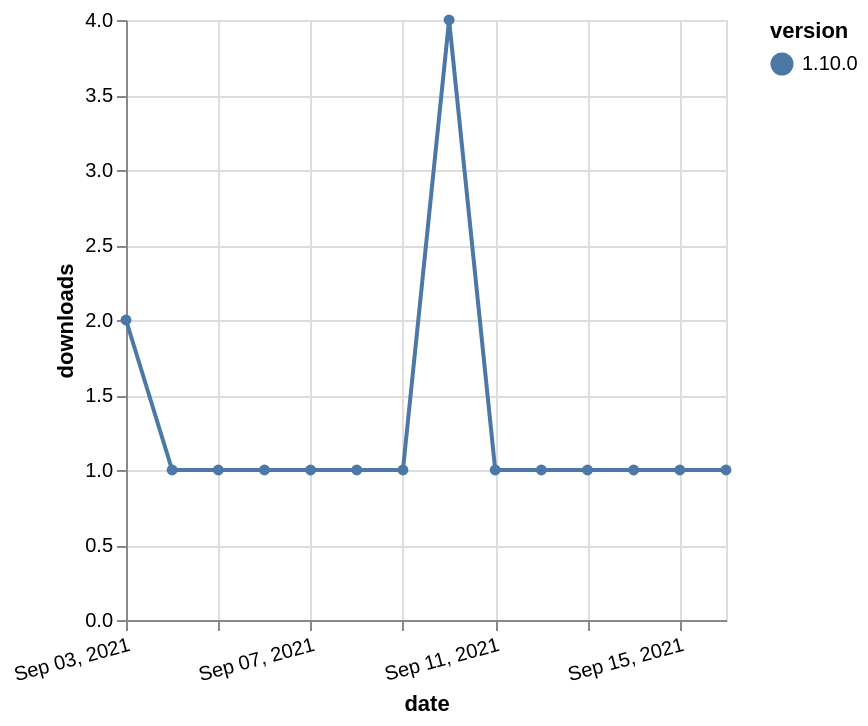

The Vega-Lite source for this figure:
### Vega-Lite specification from a JSON file in a GitHub repository (floating-point values rounded to 4 significant figures)
{"$schema": "https://vega.github.io/schema/vega-lite/v5.json", "description": "A simple bar chart with embedded data.", "data": {"values": [{"date": "2021-09-03", "total": 501, "delta": 2, "version": "1.10.0"}, {"date": "2021-09-04", "total": 502, "delta": 1, "version": "1.10.0"}, {"date": "2021-09-05", "total": 503, "delta": 1, "version": "1.10.0"}, {"date": "2021-09-06", "total": 504, "delta": 1, "version": "1.10.0"}, {"date": "2021-09-07", "total": 505, "delta": 1, "version": "1.10.0"}, {"date": "2021-09-08", "total": 506, "delta": 1, "version": "1.10.0"}, {"date": "2021-09-09", "total": 507, "delta": 1, "version": "1.10.0"}, {"date": "2021-09-10", "total": 511, "delta": 4, "version": "1.10.0"}, {"date": "2021-09-11", "total": 512, "delta": 1, "version": "1.10.0"}, {"date": "2021-09-12", "total": 513, "delta": 1, "version": "1.10.0"}, {"date": "2021-09-13", "total": 514, "delta": 1, "version": "1.10.0"}, {"date": "2021-09-14", "total": 515, "delta": 1, "version": "1.10.0"}, {"date": "2021-09-15", "total": 516, "delta": 1, "version": "1.10.0"}, {"date": "2021-09-16", "total": 517, "delta": 1, "version": "1.10.0"}]}, "width": "container", "mark": {"type": "line", "point": {"filled": true}}, "encoding": {"x": {"field": "date", "type": "temporal", "timeUnit": "yearmonthdate", "title": "date", "axis": {"labelAngle": -15}}, "y": {"field": "delta", "type": "quantitative", "title": "downloads"}, "color": {"field": "version", "type": "nominal"}, "tooltip": {"field": "delta"}}}
